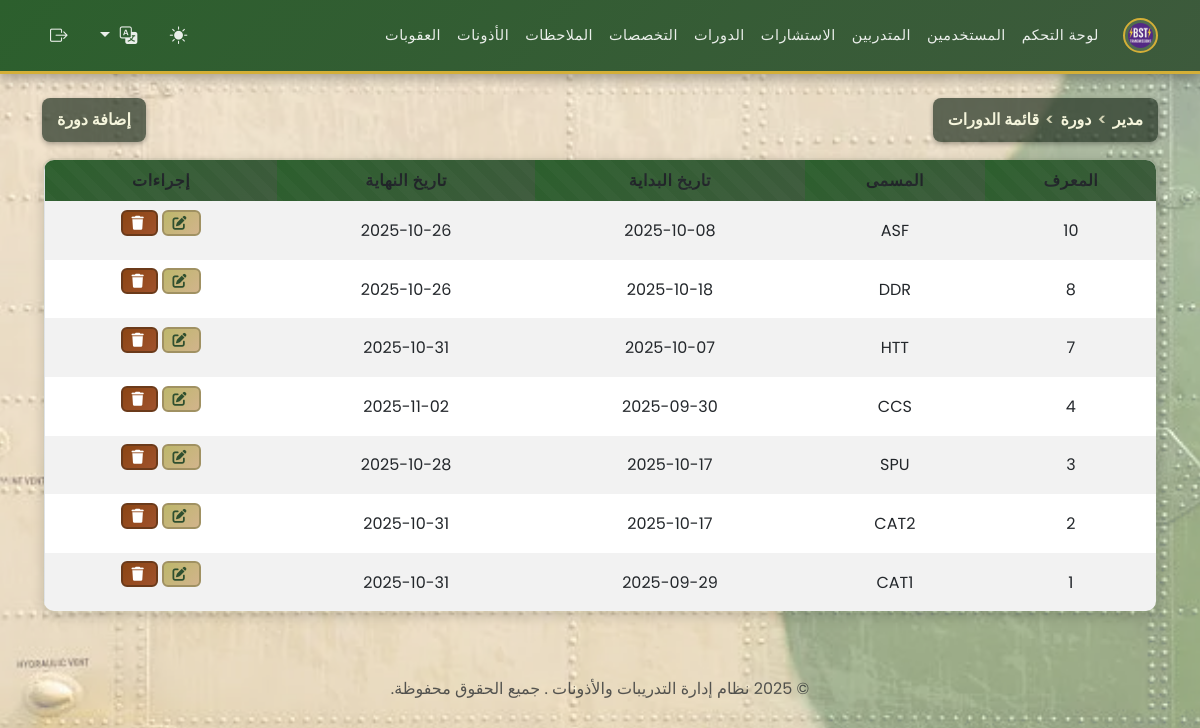
The page /admin/manage_stages.php (signed in) on the database its author committed.
### tables this page shows
CREATE TABLE `stages` (
  `id` int(11) NOT NULL,
  `intitule` varchar(150) NOT NULL,
  `date_debut` date DEFAULT NULL,
  `date_fin` date DEFAULT NULL
);

### functions.php (called while the page is built, shortened)
<?php
if (isset($_GET['lang'])) {
    $lang = $_GET['lang'];
    $_SESSION['lang'] = $lang;
} elseif (isset($_SESSION['lang'])) {
    $lang = $_SESSION['lang'];
} else {
    $lang = 'ar';
    $_SESSION['lang'] = $lang;
}
$lang_file = __DIR__ . '/lang/' . $lang . '.php';
if (file_exists($lang_file)) {
    $translations = include $lang_file;
} else {
    $translations = include __DIR__ . '/lang/ar.php';
}
?>

### admin/manage_stages.php (the view, shortened to what this page needs)
<?php
require '../functions.php';
$stages = $pdo->query("SELECT * FROM stages ORDER BY id DESC")->fetchAll();
?>
<?php include '../templates/header.php'; ?>
<div class="d-flex justify-content-between align-items-center mb-3">
<div class="breadcrumb-header"><?php echo htmlspecialchars($translations['breadcrumb_admin']); ?> <span>></span> <?php echo htmlspecialchars($translations['breadcrumb_stage']); ?> <span>></span> <?php echo htmlspecialchars($translations['breadcrumb_liste_stages']); ?></div>
<button class="breadcrumb-header" data-bs-toggle="modal" data-bs-target="#addStageModal"><?php echo htmlspecialchars($translations['add_course'] ?? 'إضافة دورة'); ?></button>
</div>
<table class="table table-striped">
    <thead>
        <tr>
            <th><?php echo htmlspecialchars($translations['id'] ?? 'ID'); ?></th>
            <th><?php echo htmlspecialchars($translations['title'] ?? 'المسمى'); ?></th>
            <th><?php echo htmlspecialchars($translations['start_date'] ?? 'تاريخ البداية'); ?></th>
            <th><?php echo htmlspecialchars($translations['end_date'] ?? 'تاريخ النهاية'); ?></th>
            <th><?php echo htmlspecialchars($translations['actions'] ?? 'إجراءات'); ?></th>
        </tr>
    </thead>
    <tbody>
        <?php foreach ($stages as $stage): ?>
        <tr>
            <td><?php echo $stage['id']; ?></td>
            <td><?php echo $stage['intitule']; ?></td>
            <td><?php echo $stage['date_debut']; ?></td>
            <td><?php echo $stage['date_fin']; ?></td>
            <td>
                <button class="btn btn-sm btn-warning" data-bs-toggle="modal" data-bs-target="#editStageModal<?php echo $stage['id']; ?>"><i class="fas fa-edit"></i></button>
                <form method="post" action="../actions/delete_stage.php" style="display:inline-block;" onsubmit="return confirm('<?php echo htmlspecialchars($translations['confirm_delete_stage'] ?? 'Are you sure you want to delete this stage?'); ?>');">
                    <button type="submit" class="btn btn-sm btn-danger"><i class="fas fa-trash"></i></button>
                </form>
            </td>
        </tr>
        <?php endforeach; ?>
    </tbody>
</table>
<?php include '../templates/footer.php'; ?>

### rows shown on the page
stages: id "10", intitule "ASF", date_debut "2025-10-08", date_fin "2025-10-26"
stages: id "8", intitule "DDR", date_debut "2025-10-18", date_fin "2025-10-26"
stages: id "7", intitule "HTT", date_debut "2025-10-07", date_fin "2025-10-31"
stages: id "4", intitule "CCS", date_debut "2025-09-30", date_fin "2025-11-02"
stages: id "3", intitule "SPU", date_debut "2025-10-17", date_fin "2025-10-28"
stages: id "2", intitule "CAT2", date_debut "2025-10-17", date_fin "2025-10-31"
stages: id "1", intitule "CAT1", date_debut "2025-09-29", date_fin "2025-10-31"

### other values the page prints
$translations['dashboard'] "لوحة التحكم"
$translations['users'] "المستخدمين"
$translations['trainees'] "المتدربين"
$translations['consultations'] "الاستشارات"
$translations['stages'] "الدورات"
$translations['specialities'] "التخصصات"
$translations['notes'] "الملاحظات"
$translations['permissions'] "الأذونات"
$translations['sanctions'] "العقوبات"
$translations['breadcrumb_admin'] "مدير"
$translations['breadcrumb_stage'] "دورة"
$translations['breadcrumb_liste_stages'] "قائمة الدورات"
$translations['add_course'] "إضافة دورة"
$translations['id'] "المعرف"
$translations['title'] "المسمى"
